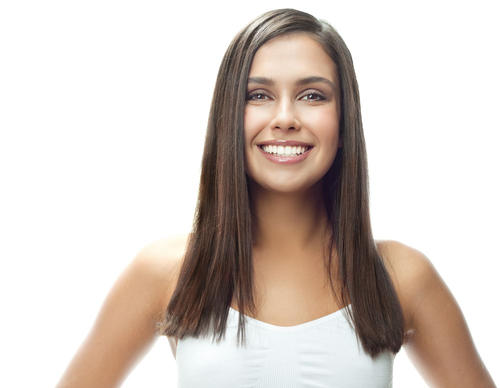
#> input picture matplotlib_numpy/yy.jpg, 500 x 388 px
$ python 7.py
#> lines starting #> are read from the running program, lines starting #| are printed output that depends on the picture
import matplotlib.pyplot as plt
import matplotlib.image as mpimg
import numpy as np

img = mpimg.imread('yy.jpg')
#> img is the input picture: shape (388, 500, 3); mean R, G, B 213, 202.6, 196.2
img.shape
img.dtype
plt.figure()
imgplot = plt.imshow(img)

plt.figure()
lum_img = img[:, :, 0]
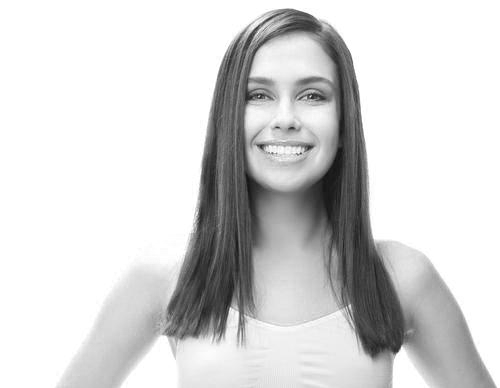
#> lum_img: shape (388, 500); min 16, max 255, mean 213
imgplot = plt.imshow(lum_img)
# plt.figure()
# imgplot = plt.imshow(lum_img)
# imgplot.set_clim(0.0, 0.7)


plt.figure()
imgplot = plt.imshow(lum_img)
imgplot.set_cmap('hot')

plt.figure()
imgplot = plt.imshow(lum_img)
imgplot.set_clim(0.0,0.7)

plt.show()

$ run again, with matplotlib_numpy/yh.jpg copied over matplotlib_numpy/yy.jpg
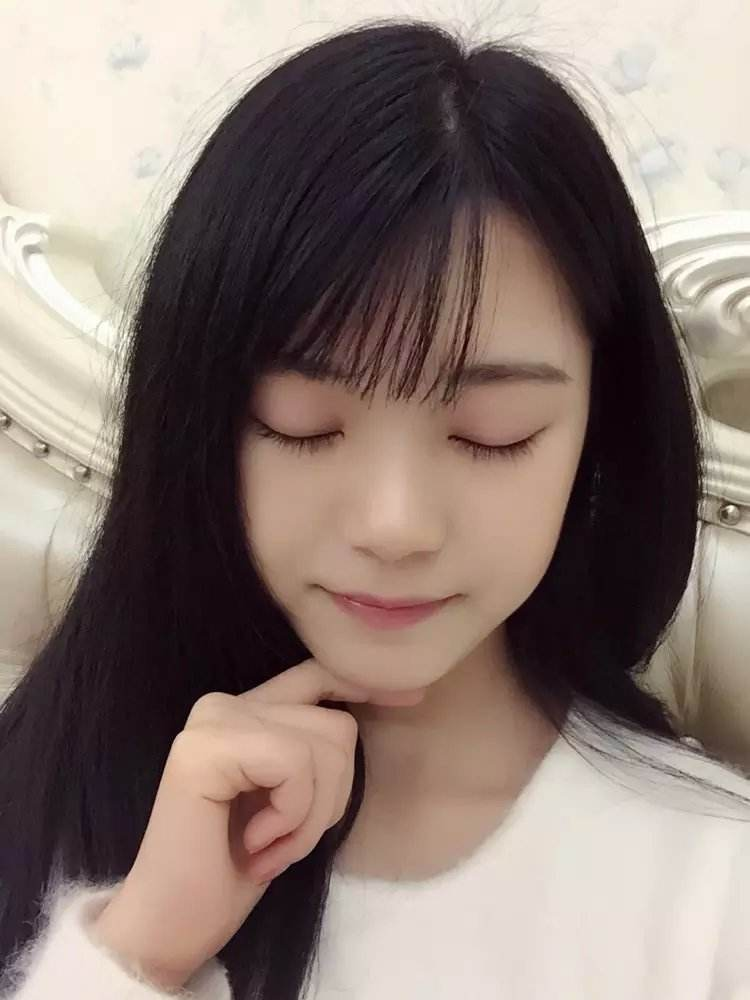
#> input picture matplotlib_numpy/yh.jpg, 750 x 1000 px
#> img is the input picture: shape (1000, 750, 3); mean R, G, B 138.6, 122.3, 115.6
#> `lum_img = img[:, :, 0]`:
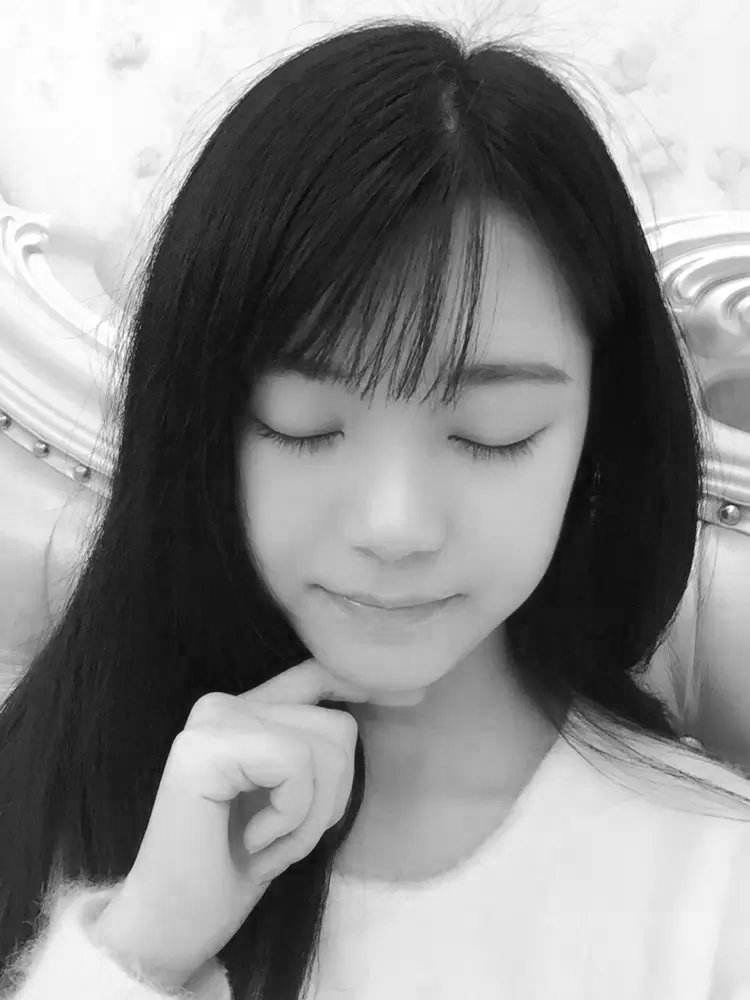
#> lum_img: shape (1000, 750); min 5, max 255, mean 138.6
